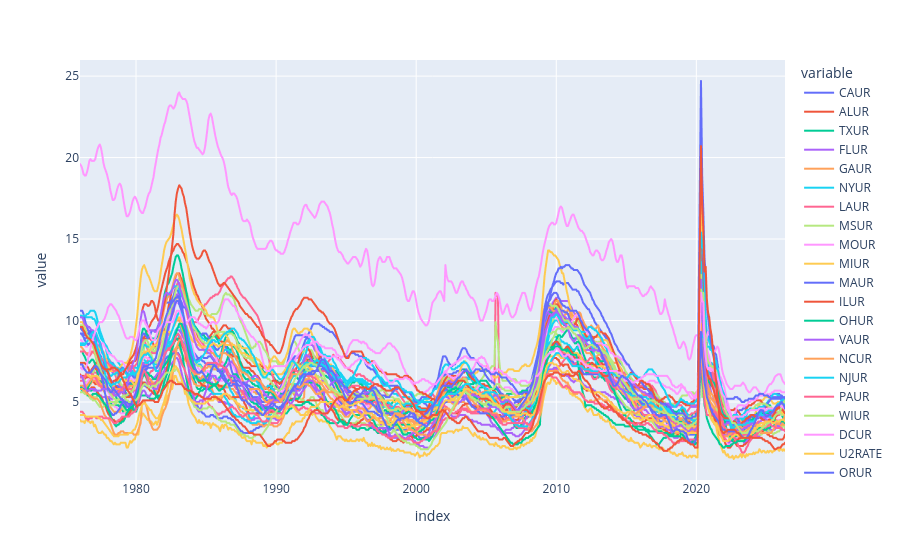

The cell this chart's notebook holds for it:
### Code cell
px.line(uemp_states)

### Figure 1 — Plotly figure (JSON) as saved in the notebook; plotly's stock layout.template omitted (floating-point values rounded to 4 significant figures; data arrays with more than 128 entries replaced by an {"elided": "..."} marker saying what was removed)
{"data": [{"hovertemplate": "variable=CAUR<br>index=%{x}<br>value=%{y}<extra></extra>", "legendgroup": "CAUR", "line": {"color": "#636efa", "dash": "solid"}, "marker": {"symbol": "circle"}, "mode": "lines", "name": "CAUR", "showlegend": true, "type": "scattergl", "x": {"elided": "602 str values"}, "xaxis": "x", "y": {"elided": "602 float values"}, "yaxis": "y"}, {"hovertemplate": "variable=ALUR<br>index=%{x}<br>value=%{y}<extra></extra>", "legendgroup": "ALUR", "line": {"color": "#EF553B", "dash": "solid"}, "marker": {"symbol": "circle"}, "mode": "lines", "name": "ALUR", "showlegend": true, "type": "scattergl", "x": {"elided": "602 str values"}, "xaxis": "x", "y": {"elided": "602 float values"}, "yaxis": "y"}, {"hovertemplate": "variable=TXUR<br>index=%{x}<br>value=%{y}<extra></extra>", "legendgroup": "TXUR", "line": {"color": "#00cc96", "dash": "solid"}, "marker": {"symbol": "circle"}, "mode": "lines", "name": "TXUR", "showlegend": true, "type": "scattergl", "x": {"elided": "602 str values"}, "xaxis": "x", "y": {"elided": "602 float values"}, "yaxis": "y"}, {"hovertemplate": "variable=FLUR<br>index=%{x}<br>value=%{y}<extra></extra>", "legendgroup": "FLUR", "line": {"color": "#ab63fa", "dash": "solid"}, "marker": {"symbol": "circle"}, "mode": "lines", "name": "FLUR", "showlegend": true, "type": "scattergl", "x": {"elided": "602 str values"}, "xaxis": "x", "y": {"elided": "602 float values"}, "yaxis": "y"}, {"hovertemplate": "variable=GAUR<br>index=%{x}<br>value=%{y}<extra></extra>", "legendgroup": "GAUR", "line": {"color": "#FFA15A", "dash": "solid"}, "marker": {"symbol": "circle"}, "mode": "lines", "name": "GAUR", "showlegend": true, "type": "scattergl", "x": {"elided": "602 str values"}, "xaxis": "x", "y": {"elided": "602 float values"}, "yaxis": "y"}, {"hovertemplate": "variable=NYUR<br>index=%{x}<br>value=%{y}<extra></extra>", "legendgroup": "NYUR", "line": {"color": "#19d3f3", "dash": "solid"}, "marker": {"symbol": "circle"}, "mode": "lines", "name": "NYUR", "showlegend": true, "type": "scattergl", "x": {"elided": "602 str values"}, "xaxis": "x", "y": {"elided": "602 float values"}, "yaxis": "y"}, {"hovertemplate": "variable=LAUR<br>index=%{x}<br>value=%{y}<extra></extra>", "legendgroup": "LAUR", "line": {"color": "#FF6692", "dash": "solid"}, "marker": {"symbol": "circle"}, "mode": "lines", "name": "LAUR", "showlegend": true, "type": "scattergl", "x": {"elided": "602 str values"}, "xaxis": "x", "y": {"elided": "602 float values"}, "yaxis": "y"}, {"hovertemplate": "variable=MSUR<br>index=%{x}<br>value=%{y}<extra></extra>", "legendgroup": "MSUR", "line": {"color": "#B6E880", "dash": "solid"}, "marker": {"symbol": "circle"}, "mode": "lines", "name": "MSUR", "showlegend": true, "type": "scattergl", "x": {"elided": "602 str values"}, "xaxis": "x", "y": {"elided": "602 float values"}, "yaxis": "y"}, {"hovertemplate": "variable=MOUR<br>index=%{x}<br>value=%{y}<extra></extra>", "legendgroup": "MOUR", "line": {"color": "#FF97FF", "dash": "solid"}, "marker": {"symbol": "circle"}, "mode": "lines", "name": "MOUR", "showlegend": true, "type": "scattergl", "x": {"elided": "602 str values"}, "xaxis": "x", "y": {"elided": "602 float values"}, "yaxis": "y"}, {"hovertemplate": "variable=MIUR<br>index=%{x}<br>value=%{y}<extra></extra>", "legendgroup": "MIUR", "line": {"color": "#FECB52", "dash": "solid"}, "marker": {"symbol": "circle"}, "mode": "lines", "name": "MIUR", "showlegend": true, "type": "scattergl", "x": {"elided": "602 str values"}, "xaxis": "x", "y": {"elided": "602 float values"}, "yaxis": "y"}, {"hovertemplate": "variable=MAUR<br>index=%{x}<br>value=%{y}<extra></extra>", "legendgroup": "MAUR", "line": {"color": "#636efa", "dash": "solid"}, "marker": {"symbol": "circle"}, "mode": "lines", "name": "MAUR", "showlegend": true, "type": "scattergl", "x": {"elided": "602 str values"}, "xaxis": "x", "y": {"elided": "602 float values"}, "yaxis": "y"}, {"hovertemplate": "variable=ILUR<br>index=%{x}<br>value=%{y}<extra></extra>", "legendgroup": "ILUR", "line": {"color": "#EF553B", "dash": "solid"}, "marker": {"symbol": "circle"}, "mode": "lines", "name": "ILUR", "showlegend": true, "type": "scattergl", "x": {"elided": "602 str values"}, "xaxis": "x", "y": {"elided": "602 float values"}, "yaxis": "y"}, {"hovertemplate": "variable=OHUR<br>index=%{x}<br>value=%{y}<extra></extra>", "legendgroup": "OHUR", "line": {"color": "#00cc96", "dash": "solid"}, "marker": {"symbol": "circle"}, "mode": "lines", "name": "OHUR", "showlegend": true, "type": "scattergl", "x": {"elided": "602 str values"}, "xaxis": "x", "y": {"elided": "602 float values"}, "yaxis": "y"}, {"hovertemplate": "variable=VAUR<br>index=%{x}<br>value=%{y}<extra></extra>", "legendgroup": "VAUR", "line": {"color": "#ab63fa", "dash": "solid"}, "marker": {"symbol": "circle"}, "mode": "lines", "name": "VAUR", "showlegend": true, "type": "scattergl", "x": {"elided": "602 str values"}, "xaxis": "x", "y": {"elided": "602 float values"}, "yaxis": "y"}, {"hovertemplate": "variable=NCUR<br>index=%{x}<br>value=%{y}<extra></extra>", "legendgroup": "NCUR", "line": {"color": "#FFA15A", "dash": "solid"}, "marker": {"symbol": "circle"}, "mode": "lines", "name": "NCUR", "showlegend": true, "type": "scattergl", "x": {"elided": "602 str values"}, "xaxis": "x", "y": {"elided": "602 float values"}, "yaxis": "y"}, {"hovertemplate": "variable=NJUR<br>index=%{x}<br>value=%{y}<extra></extra>", "legendgroup": "NJUR", "line": {"color": "#19d3f3", "dash": "solid"}, "marker": {"symbol": "circle"}, "mode": "lines", "name": "NJUR", "showlegend": true, "type": "scattergl", "x": {"elided": "602 str values"}, "xaxis": "x", "y": {"elided": "602 float values"}, "yaxis": "y"}, {"hovertemplate": "variable=PAUR<br>index=%{x}<br>value=%{y}<extra></extra>", "legendgroup": "PAUR", "line": {"color": "#FF6692", "dash": "solid"}, "marker": {"symbol": "circle"}, "mode": "lines", "name": "PAUR", "showlegend": true, "type": "scattergl", "x": {"elided": "602 str values"}, "xaxis": "x", "y": {"elided": "602 float values"}, "yaxis": "y"}, {"hovertemplate": "variable=WIUR<br>index=%{x}<br>value=%{y}<extra></extra>", "legendgroup": "WIUR", "line": {"color": "#B6E880", "dash": "solid"}, "marker": {"symbol": "circle"}, "mode": "lines", "name": "WIUR", "showlegend": true, "type": "scattergl", "x": {"elided": "602 str values"}, "xaxis": "x", "y": {"elided": "602 float values"}, "yaxis": "y"}, {"hovertemplate": "variable=DCUR<br>index=%{x}<br>value=%{y}<extra></extra>", "legendgroup": "DCUR", "line": {"color": "#FF97FF", "dash": "solid"}, "marker": {"symbol": "circle"}, "mode": "lines", "name": "DCUR", "showlegend": true, "type": "scattergl", "x": {"elided": "602 str values"}, "xaxis": "x", "y": {"elided": "602 float values"}, "yaxis": "y"}, {"hovertemplate": "variable=U2RATE<br>index=%{x}<br>value=%{y}<extra></extra>", "legendgroup": "U2RATE", "line": {"color": "#FECB52", "dash": "solid"}, "marker": {"symbol": "circle"}, "mode": "lines", "name": "U2RATE", "showlegend": true, "type": "scattergl", "x": {"elided": "602 str values"}, "xaxis": "x", "y": {"elided": "602 float values"}, "yaxis": "y"}, {"hovertemplate": "variable=ORUR<br>index=%{x}<br>value=%{y}<extra></extra>", "legendgroup": "ORUR", "line": {"color": "#636efa", "dash": "solid"}, "marker": {"symbol": "circle"}, "mode": "lines", "name": "ORUR", "showlegend": true, "type": "scattergl", "x": {"elided": "602 str values"}, "xaxis": "x", "y": {"elided": "602 float values"}, "yaxis": "y"}, {"hovertemplate": "variable=MNUR<br>index=%{x}<br>value=%{y}<extra></extra>", "legendgroup": "MNUR", "line": {"color": "#EF553B", "dash": "solid"}, "marker": {"symbol": "circle"}, "mode": "lines", "name": "MNUR", "showlegend": true, "type": "scattergl", "x": {"elided": "602 str values"}, "xaxis": "x", "y": {"elided": "602 float values"}, "yaxis": "y"}, {"hovertemplate": "variable=COUR<br>index=%{x}<br>value=%{y}<extra></extra>", "legendgroup": "COUR", "line": {"color": "#00cc96", "dash": "solid"}, "marker": {"symbol": "circle"}, "mode": "lines", "name": "COUR", "showlegend": true, "type": "scattergl", "x": {"elided": "602 str values"}, "xaxis": "x", "y": {"elided": "602 float values"}, "yaxis": "y"}, {"hovertemplate": "variable=AZUR<br>index=%{x}<br>value=%{y}<extra></extra>", "legendgroup": "AZUR", "line": {"color": "#ab63fa", "dash": "solid"}, "marker": {"symbol": "circle"}, "mode": "lines", "name": "AZUR", "showlegend": true, "type": "scattergl", "x": {"elided": "602 str values"}, "xaxis": "x", "y": {"elided": "602 float values"}, "yaxis": "y"}, {"hovertemplate": "variable=TNUR<br>index=%{x}<br>value=%{y}<extra></extra>", "legendgroup": "TNUR", "line": {"color": "#FFA15A", "dash": "solid"}, "marker": {"symbol": "circle"}, "mode": "lines", "name": "TNUR", "showlegend": true, "type": "scattergl", "x": {"elided": "602 str values"}, "xaxis": "x", "y": {"elided": "602 float values"}, "yaxis": "y"}, {"hovertemplate": "variable=WAUR<br>index=%{x}<br>value=%{y}<extra></extra>", "legendgroup": "WAUR", "line": {"color": "#19d3f3", "dash": "solid"}, "marker": {"symbol": "circle"}, "mode": "lines", "name": "WAUR", "showlegend": true, "type": "scattergl", "x": {"elided": "602 str values"}, "xaxis": "x", "y": {"elided": "602 float values"}, "yaxis": "y"}, {"hovertemplate": "variable=MDUR<br>index=%{x}<br>value=%{y}<extra></extra>", "legendgroup": "MDUR", "line": {"color": "#FF6692", "dash": "solid"}, "marker": {"symbol": "circle"}, "mode": "lines", "name": "MDUR", "showlegend": true, "type": "scattergl", "x": {"elided": "602 str values"}, "xaxis": "x", "y": {"elided": "602 float values"}, "yaxis": "y"}, {"hovertemplate": "variable=KYUR<br>index=%{x}<br>value=%{y}<extra></extra>", "legendgroup": "KYUR", "line": {"color": "#B6E880", "dash": "solid"}, "marker": {"symbol": "circle"}, "mode": "lines", "name": "KYUR", "showlegend": true, "type": "scattergl", "x": {"elided": "602 str values"}, "xaxis": "x", "y": {"elided": "602 float values"}, "yaxis": "y"}, {"hovertemplate": "variable=PRUR<br>index=%{x}<br>value=%{y}<extra></extra>", "legendgroup": "PRUR", "line": {"color": "#FF97FF", "dash": "solid"}, "marker": {"symbol": "circle"}, "mode": "lines", "name": "PRUR", "showlegend": true, "type": "scattergl", "x": {"elided": "602 str values"}, "xaxis": "x", "y": {"elided": "602 float values"}, "yaxis": "y"}, {"hovertemplate": "variable=ARUR<br>index=%{x}<br>value=%{y}<extra></extra>", "legendgroup": "ARUR", "line": {"color": "#FECB52", "dash": "solid"}, "marker": {"symbol": "circle"}, "mode": "lines", "name": "ARUR", "showlegend": true, "type": "scattergl", "x": {"elided": "602 str values"}, "xaxis": "x", "y": {"elided": "602 float values"}, "yaxis": "y"}, {"hovertemplate": "variable=NVUR<br>index=%{x}<br>value=%{y}<extra></extra>", "legendgroup": "NVUR", "line": {"color": "#636efa", "dash": "solid"}, "marker": {"symbol": "circle"}, "mode": "lines", "name": "NVUR", "showlegend": true, "type": "scattergl", "x": {"elided": "602 str values"}, "xaxis": "x", "y": {"elided": "602 float values"}, "yaxis": "y"}, {"hovertemplate": "variable=WVUR<br>index=%{x}<br>value=%{y}<extra></extra>", "legendgroup": "WVUR", "line": {"color": "#EF553B", "dash": "solid"}, "marker": {"symbol": "circle"}, "mode": "lines", "name": "WVUR", "showlegend": true, "type": "scattergl", "x": {"elided": "602 str values"}, "xaxis": "x", "y": {"elided": "602 float values"}, "yaxis": "y"}, {"hovertemplate": "variable=UTUR<br>index=%{x}<br>value=%{y}<extra></extra>", "legendgroup": "UTUR", "line": {"color": "#00cc96", "dash": "solid"}, "marker": {"symbol": "circle"}, "mode": "lines", "name": "UTUR", "showlegend": true, "type": "scattergl", "x": {"elided": "602 str values"}, "xaxis": "x", "y": {"elided": "602 float values"}, "yaxis": "y"}, {"hovertemplate": "variable=INUR<br>index=%{x}<br>value=%{y}<extra></extra>", "legendgroup": "INUR", "line": {"color": "#ab63fa", "dash": "solid"}, "marker": {"symbol": "circle"}, "mode": "lines", "name": "INUR", "showlegend": true, "type": "scattergl", "x": {"elided": "602 str values"}, "xaxis": "x", "y": {"elided": "602 float values"}, "yaxis": "y"}, {"hovertemplate": "variable=OKUR<br>index=%{x}<br>value=%{y}<extra></extra>", "legendgroup": "OKUR", "line": {"color": "#FFA15A", "dash": "solid"}, "marker": {"symbol": "circle"}, "mode": "lines", "name": "OKUR", "showlegend": true, "type": "scattergl", "x": {"elided": "602 str values"}, "xaxis": "x", "y": {"elided": "602 float values"}, "yaxis": "y"}, {"hovertemplate": "variable=NMUR<br>index=%{x}<br>value=%{y}<extra></extra>", "legendgroup": "NMUR", "line": {"color": "#19d3f3", "dash": "solid"}, "marker": {"symbol": "circle"}, "mode": "lines", "name": "NMUR", "showlegend": true, "type": "scattergl", "x": {"elided": "602 str values"}, "xaxis": "x", "y": {"elided": "602 float values"}, "yaxis": "y"}, {"hovertemplate": "variable=IAUR<br>index=%{x}<br>value=%{y}<extra></extra>", "legendgroup": "IAUR", "line": {"color": "#FF6692", "dash": "solid"}, "marker": {"symbol": "circle"}, "mode": "lines", "name": "IAUR", "showlegend": true, "type": "scattergl", "x": {"elided": "602 str values"}, "xaxis": "x", "y": {"elided": "602 float values"}, "yaxis": "y"}, {"hovertemplate": "variable=CTUR<br>index=%{x}<br>value=%{y}<extra></extra>", "legendgroup": "CTUR", "line": {"color": "#B6E880", "dash": "solid"}, "marker": {"symbol": "circle"}, "mode": "lines", "name": "CTUR", "showlegend": true, "type": "scattergl", "x": {"elided": "602 str values"}, "xaxis": "x", "y": {"elided": "602 float values"}, "yaxis": "y"}, {"hovertemplate": "variable=AKUR<br>index=%{x}<br>value=%{y}<extra></extra>", "legendgroup": "AKUR", "line": {"color": "#FF97FF", "dash": "solid"}, "marker": {"symbol": "circle"}, "mode": "lines", "name": "AKUR", "showlegend": true, "type": "scattergl", "x": {"elided": "602 str values"}, "xaxis": "x", "y": {"elided": "602 float values"}, "yaxis": "y"}, {"hovertemplate": "variable=KSUR<br>index=%{x}<br>value=%{y}<extra></extra>", "legendgroup": "KSUR", "line": {"color": "#FECB52", "dash": "solid"}, "marker": {"symbol": "circle"}, "mode": "lines", "name": "KSUR", "showlegend": true, "type": "scattergl", "x": {"elided": "602 str values"}, "xaxis": "x", "y": {"elided": "602 float values"}, "yaxis": "y"}, {"hovertemplate": "variable=SCUR<br>index=%{x}<br>value=%{y}<extra></extra>", "legendgroup": "SCUR", "line": {"color": "#636efa", "dash": "solid"}, "marker": {"symbol": "circle"}, "mode": "lines", "name": "SCUR", "showlegend": true, "type": "scattergl", "x": {"elided": "602 str values"}, "xaxis": "x", "y": {"elided": "602 float values"}, "yaxis": "y"}, {"hovertemplate": "variable=HIUR<br>index=%{x}<br>value=%{y}<extra></extra>", "legendgroup": "HIUR", "line": {"color": "#EF553B", "dash": "solid"}, "marker": {"symbol": "circle"}, "mode": "lines", "name": "HIUR", "showlegend": true, "type": "scattergl", "x": {"elided": "602 str values"}, "xaxis": "x", "y": {"elided": "602 float values"}, "yaxis": "y"}], "layout": {"legend": {"title": {"text": "variable"}, "tracegroupgap": 0}, "margin": {"t": 60}, "xaxis": {"anchor": "y", "domain": [0, 1], "title": {"text": "index"}}, "yaxis": {"anchor": "x", "domain": [0, 1], "title": {"text": "value"}}}}
